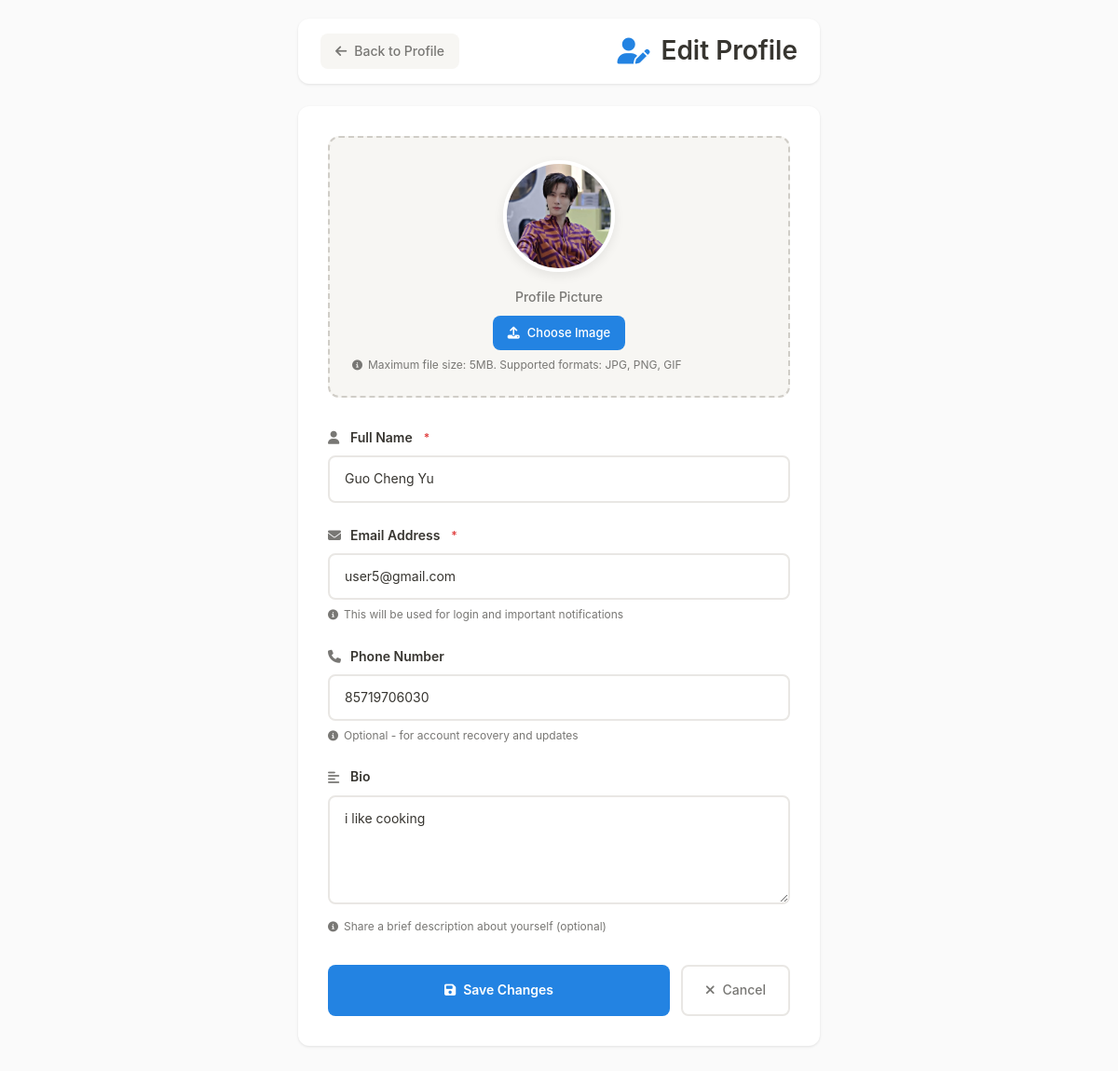
/main/profile/edit_profile.php (signed in), run on the app's committed database.
### tables this page shows
CREATE TABLE `users` (
  `id` int NOT NULL,
  `name` varchar(100) NOT NULL,
  `username` varchar(50) NOT NULL,
  `email` varchar(100) NOT NULL,
  `password` varchar(255) NOT NULL,
  `role` enum('user','admin') DEFAULT 'user',
  `avatar` varchar(255) DEFAULT NULL,
  `phone_number` varchar(20) DEFAULT NULL,
  `bio` text,
  `reputation_score` int DEFAULT '0',
  `created_at` timestamp NULL DEFAULT CURRENT_TIMESTAMP,
  `updated_at` timestamp NULL DEFAULT CURRENT_TIMESTAMP ON UPDATE CURRENT_TIMESTAMP,
  `reset_token` varchar(255) DEFAULT NULL,
  `reset_expires` datetime DEFAULT NULL,
  `is_verified` tinyint(1) DEFAULT '0',
  `verify_token` varchar(255) DEFAULT NULL,
  `login_provider` varchar(50) DEFAULT 'email',
  `token_expires` datetime DEFAULT NULL
);

### main/profile/edit_profile.php (the view, shortened to what this page needs)
<?php
include "../../connection.php";
$user_id = $_SESSION['user_id'];
$stmt = $conn->prepare("SELECT name, email, avatar, phone_number, bio FROM users WHERE id = ?");
$stmt->bind_param("i", $user_id);
$stmt->execute();
$result = $stmt->get_result();
$user = $result->fetch_assoc();
?>
<!DOCTYPE html>
<html lang="en">
<head>
<link href="https://cdn.jsdelivr.net/npm/bootstrap@5.3.2/dist/css/bootstrap.min.css" rel="stylesheet">
<link href="https://cdnjs.cloudflare.com/ajax/libs/font-awesome/6.4.0/css/all.min.css" rel="stylesheet">
</head>
<body>
<div class="container">
  <div class="header">
    <a href="index.php" class="back-btn">
      <i class="fas fa-arrow-left"></i>
      Back to Profile
    </a>
    <h1 class="page-title">
      <i class="fas fa-user-edit"></i>
      Edit Profile
    </h1>
  </div>
  <div class="main-card">
    <form method="POST" enctype="multipart/form-data" id="profileForm">
      <div class="avatar-section">
        <div class="avatar-container">
          <img src="../../uploads/<?php echo htmlspecialchars($user['avatar']); ?>"
               class="avatar-preview"
               alt="Current avatar"
               id="avatarPreview">
        </div>
        <div class="avatar-upload-label">Profile Picture</div>
        <div class="file-input-wrapper">
          <div class="file-input-btn">
            <i class="fas fa-upload"></i>
            Choose Image
          </div>
        </div>
        <div class="form-helper">
          <i class="fas fa-info-circle"></i>
          Maximum file size: 5MB. Supported formats: JPG, PNG, GIF
        </div>
      </div>
      <div class="form-group">
        <label class="form-label">
          <i class="fas fa-user"></i>
          Full Name
          <span class="required-indicator">*</span>
        </label>
        <input type="text"
               name="name"
               value="<?php echo htmlspecialchars($user['name']); ?>"
               class="form-input"
               required
               placeholder="Enter your full name">
      </div>
      <div class="form-group">
        <label class="form-label">
          <i class="fas fa-envelope"></i>
          Email Address
          <span class="required-indicator">*</span>
        </label>
        <input type="email"
               name="email"
               value="<?php echo htmlspecialchars($user['email']); ?>"
               class="form-input"
               required
               placeholder="Enter your email address">
        <div class="form-helper">
          <i class="fas fa-info-circle"></i>
          This will be used for login and important notifications
        </div>
      </div>
      <div class="form-group">
        <label class="form-label">
          <i class="fas fa-phone"></i>
          Phone Number
        </label>
        <input type="tel"
               name="phone"
               value="<?php echo htmlspecialchars($user['phone_number'] ?? ''); ?>"
               class="form-input"
               placeholder="Enter your phone number">
        <div class="form-helper">
          <i class="fas fa-info-circle"></i>
          Optional - for account recovery and updates
        </div>
      </div>
      <div class="form-group">
        <label class="form-label">
          <i class="fas fa-align-left"></i>
          Bio
        </label>
        <textarea name="bio"
                  class="form-input form-textarea"
                  rows="4"
                  placeholder="Tell us a bit about yourself..."><?php echo htmlspecialchars($user['bio'] ?? ''); ?></textarea>
        <div class="form-helper">
          <i class="fas fa-info-circle"></i>
          Share a brief description about yourself (optional)
        </div>
      </div>
      <div class="action-buttons">
        <button type="submit" class="btn-primary-custom" id="saveBtn">
          <i class="fas fa-save"></i>
          Save Changes
        </button>
        <a href="index.php" class="btn-secondary-custom">
          <i class="fas fa-times"></i>
          Cancel
        </a>
      </div>
    </form>
  </div>
</div>
</body>
</html>

### main/profile/edit_profile.php (style rules this page uses)
:root { --notion-bg: #fafafa; --notion-white: #ffffff; --notion-gray-100: #f7f6f3; --notion-gray-200: #e9e7e4; --notion-gray-300: #d0cdc7; --notion-gray-400: #a8a29e; --notion-gray-600: #787774; --notion-gray-800: #373530; --notion-blue: #2383e2; --notion-red: #e03e3e; --notion-green: #0f7b0f; --notion-orange: #d9730d; --shadow-light: 0 1px 3px rgba(0, 0, 0, 0.1); --shadow-medium: 0 4px 12px rgba(0, 0, 0, 0.08); --shadow-focus: 0 0 0 3px rgba(35, 131, 226, 0.1); --border-radius: 8px; --border-radius-lg: 12px; }
* { box-sizing: border-box; }
body { background-color: var(--notion-bg); font-family: -apple-system, BlinkMacSystemFont, "Segoe UI", Roboto, "Helvetica Neue", sans-serif; color: var(--notion-gray-800); line-height: 1.6; margin: 0; padding: 0; min-height: 100vh; }
.container { max-width: 600px; margin: 0 auto; padding: 20px; }
.header { background: var(--notion-white); border-radius: var(--border-radius-lg); box-shadow: var(--shadow-light); padding: 16px 24px; margin-bottom: 24px; display: flex; align-items: center; justify-content: space-between; }
.back-btn { display: inline-flex; align-items: center; gap: 8px; padding: 8px 16px; background: var(--notion-gray-100); color: var(--notion-gray-600); text-decoration: none; border-radius: var(--border-radius); font-size: 14px; font-weight: 500; transition: all 0.2s ease; border: none; }
.page-title { margin: 0; font-size: 28px; font-weight: 600; color: var(--notion-gray-800); display: flex; align-items: center; gap: 12px; }
.page-title i { color: var(--notion-blue); }
.main-card { background: var(--notion-white); border-radius: var(--border-radius-lg); box-shadow: var(--shadow-light); padding: 32px; margin-bottom: 24px; }
.avatar-section { text-align: center; margin-bottom: 32px; padding: 24px; background: var(--notion-gray-100); border-radius: var(--border-radius-lg); border: 2px dashed var(--notion-gray-300); transition: all 0.2s ease; }
.avatar-container { position: relative; display: inline-block; margin-bottom: 16px; }
.avatar-preview { width: 120px; height: 120px; border-radius: 50%; object-fit: cover; border: 4px solid var(--notion-white); box-shadow: var(--shadow-medium); }
.avatar-upload-label { color: var(--notion-gray-600); font-size: 14px; font-weight: 500; margin-bottom: 8px; }
.file-input-wrapper { position: relative; display: inline-block; cursor: pointer; }
.file-input-btn { background: var(--notion-blue); color: white; padding: 8px 16px; border-radius: var(--border-radius); font-size: 13px; font-weight: 500; display: inline-flex; align-items: center; gap: 8px; transition: all 0.2s ease; border: none; }
.form-group { margin-bottom: 24px; }
.form-label { display: block; font-size: 14px; font-weight: 600; color: var(--notion-gray-800); margin-bottom: 8px; display: flex; align-items: center; gap: 8px; }
.form-label i { color: var(--notion-gray-600); width: 16px; }
.form-input { width: 100%; padding: 12px 16px; border: 2px solid var(--notion-gray-200); border-radius: var(--border-radius); font-size: 14px; color: var(--notion-gray-800); background: var(--notion-white); transition: all 0.2s ease; outline: none; }
.form-textarea { resize: vertical; min-height: 80px; font-family: inherit; }
.form-input::placeholder { color: var(--notion-gray-400); }
.required-indicator { color: var(--notion-red); font-size: 12px; margin-left: 4px; }
.action-buttons { display: flex; gap: 12px; margin-top: 32px; }
.btn-primary-custom { flex: 1; background: var(--notion-blue); color: white; border: none; padding: 14px 24px; border-radius: var(--border-radius); font-weight: 600; font-size: 14px; text-decoration: none; text-align: center; transition: all 0.2s ease; display: inline-flex; align-items: center; justify-content: center; gap: 8px; cursor: pointer; }
.btn-secondary-custom { background: transparent; color: var(--notion-gray-600); border: 2px solid var(--notion-gray-200); padding: 14px 24px; border-radius: var(--border-radius); font-weight: 500; font-size: 14px; text-decoration: none; text-align: center; transition: all 0.2s ease; display: inline-flex; align-items: center; justify-content: center; gap: 8px; }
.form-helper { font-size: 12px; color: var(--notion-gray-600); margin-top: 6px; display: flex; align-items: center; gap: 6px; }
.form-helper i { font-size: 11px; }

### data on the page
users: avatar (picture), name "Guo Cheng Yu", email "user5@gmail.com", phone "85719706030", bio "i like cooking"
